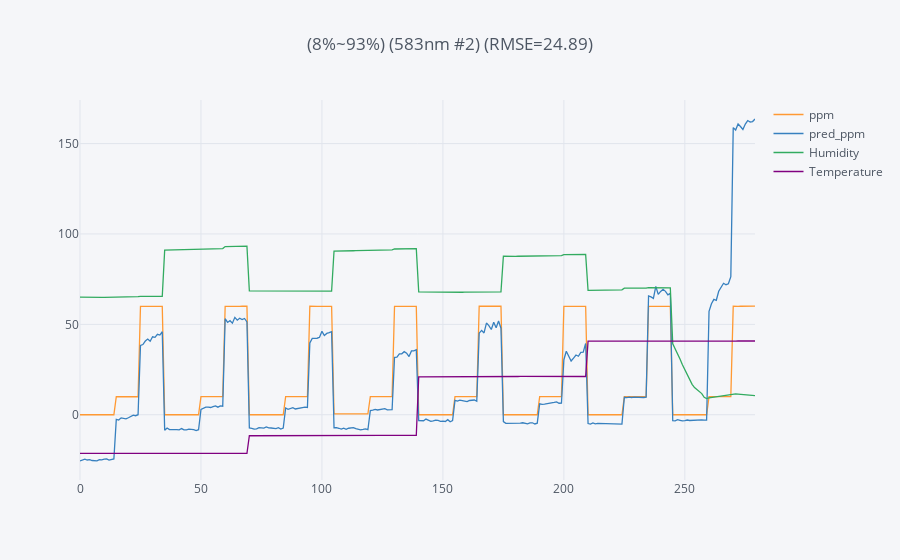

Source (notebook cell):
### Code cell
# load training data
dk_n20C = df_n20C.copy().reset_index(drop=True)
dk_n10C = df_n10C.copy().reset_index(drop=True)
dk_0C = df_0C.copy().reset_index(drop=True)
dk_10C = df_10C.copy().reset_index(drop=True)

# copy testing data
dk_test_n10C = df_test_n10C.copy().reset_index(drop=True)
dk_test_0C = df_test_0C.copy().reset_index(drop=True)

#setting temperature range
'''dict = {temp. 1 : ([training data1, data2], [blind test data1, data2], white_card_std data)}'''

temp_data_dict = { 

    # n20~10C
    'temp. 1': ([dk_n20C, dk_n10C, dk_0C, dk_10C], [dk_test_n10C, dk_test_0C]),

                  } 
    
# implement temp. range loop
for temp_data, temp_blind_test in temp_data_dict.values():
    

                 
    # plot each model 4D data
#             module_4D.plot_4D_multi_model(temp_data, temp_blind_test, channel_list, sensor_number)

    # concate training data        
    df_all = pd.concat(temp_data).reset_index(drop=True)
    df_test = pd.concat(temp_blind_test).reset_index(drop=True)


    # 取0ppm資料
    dk_all_0ppm = df_all[df_all['ppm']<1].copy()
    dk_test_0ppm = df_test[df_test['ppm']<1].copy()

    # 取10ppm資料
    dk_all_30ppm = df_all[(df_all['ppm']>29)&(df_all['ppm']<31)].copy()
    dk_test_30ppm = df_test[(df_test['ppm']>29)&(df_test['ppm']<31)].copy()

    # 取60ppm資料
    dk_all_60ppm = df_all[(df_all['ppm']>59)].copy()
    dk_test_60ppm = df_test[(df_test['ppm']>59)].copy()

    dk_data_dict = {'0ppm':(dk_all_0ppm, dk_test_0ppm),
                    '10ppm':(dk_all_30ppm, dk_test_30ppm),
                    '60ppm':(dk_all_60ppm, dk_test_60ppm)}

    #training model for 0ppm, 10ppm, 60ppm surface
    surf_coef_list = []                           # store ppm surface coefficient
    for ppm, ppm_data in dk_data_dict.items():

        dk_data, dk_test = ppm_data

        y_train = dk_data[train_channel] + shift 
        x_train = dk_data[['Temperature', 'Humidity']] 

        y_test = dk_test[test_channel] 
        x_test = dk_test[['Temperature', 'Humidity']]

#             channels = train_channel

        ### Ridge regression
#             step = humidity_step
        os.chdir(path)              
        loss_list = []
        loss_each_step_list = []
        sensor = model.model(name=name,
                             sensor_number=sensor_number,
                             channel=train_channel,
                             x_train=x_train, 
                             y_train=y_train, 
                             x_test=x_test, 
                             y_test=y_test, 
                             model_name=model_name, 
                             degree=degree,
                             step=humidity_step,
                             output_modify=output_modify,
                             shift=shift,            
                             multiple=multiple,
                             ppm=ppm,
                             humidity_feature=sensor_humidity_feature)
        intercept, coef = sensor.regression()
        sensor.save_sensor_side_coef()
#         sensor.loss()
#         loss_each_step = sensor.loss_each_step()    
#         sensor.plot()
#         sensor.save_plot()
#         sensor.coef()
        
        #補0調整濕度項次數
        if (sensor_humidity_feature == False)&(degree==1):
            coef = np.append(coef, [0] * degree)

        elif (sensor_humidity_feature == False)&(degree==2):
            coef = np.insert(coef, 1, 0)
            coef = np.append(coef, [0] * degree)

        elif (sensor_humidity_feature == False)&(degree==3):
            coef = np.insert(coef, 1, 0)
            coef = np.insert(coef, 3, 0)
            coef = np.insert(coef, 4, 0)
            coef = np.append(coef, [0] * degree)
            
        coefficient = np.insert(coef, 0, intercept)
        surf_coef_list.append(coefficient) 
   
    test_data = df_test[[test_channel, 'Temperature', 'Humidity', 'ppm']]
    ppm_list = []
    for index, row in test_data.iterrows():
        signal, temperature, humidity, _ = row
        signal_0ppm = interpolation.calculate_ppm_surface_signal(surf_coef_list[0], x0=temperature, x1=humidity, degree=degree)
        signal_30ppm = interpolation.calculate_ppm_surface_signal(surf_coef_list[1], x0=temperature, x1=humidity, degree=degree)
        signal_60ppm = interpolation.calculate_ppm_surface_signal(surf_coef_list[2], x0=temperature, x1=humidity, degree=degree)

#         print(signal_0ppm, signal_10ppm, signal_60ppm)

        ppm = interpolation.interpolation(signal, signal_0ppm, signal_30ppm, signal_60ppm) 
        ppm_list.append(float(ppm))

    # RMSE
    rmse_test = np.sqrt(mean_squared_error(ppm_list, test_data['ppm'])).round(2)

    # Interpolation prediction result    
    predict_test_data = test_data.copy()
    predict_test_data['pred_ppm'] = ppm_list
    temp = int(predict_test_data['Temperature'].mean())
    hum_min = int(predict_test_data['Humidity'].min())
    hum_max = int(predict_test_data['Humidity'].max())
    title = '({}%~{}%) ({}) (RMSE={})'.format(hum_min, hum_max, test_channel, rmse_test)
    predict_test_data.iplot(kind='scatter', y=['ppm', 'pred_ppm', 'Humidity', 'Temperature'], title=title)


    # save prediction result
    folderName = '{}'.format(name)
    savePath = os.path.join(os.getcwd(), folderName)
    filename = '({}%~{}%)({})(shift {})(RMSE={})'.format(hum_min, hum_max, test_channel, shift ,rmse_test)
    plt.plot(predict_test_data['Temperature'], 'r')
    plt.plot(predict_test_data['Humidity'], 'b')
    plt.plot(predict_test_data['ppm'], 'g')
    plt.plot(predict_test_data['pred_ppm'], 'orange')
    plt.ylabel('Temperature/ Humidity/ ppm')
    plt.grid(alpha=0.3)
    plt.legend(bbox_to_anchor=(0., 1.02, 1., .102),  loc=3, ncol=4, mode="expand")
    plt.title(filename, y=1.15, fontsize=10)
    plt.savefig(savePath + '/' + filename + '.png', dpi=200, bbox_inches='tight')
    plt.close() 
    plt.show()

### Figure 1 — Plotly figure (JSON) as saved in the notebook; plotly's stock layout.template omitted (floating-point values rounded to 4 significant figures; data arrays with more than 128 entries replaced by an {"elided": "..."} marker saying what was removed)
{"data": [{"line": {"color": "rgba(255, 153, 51, 1.0)", "dash": "solid", "shape": "linear", "width": 1.3}, "mode": "lines", "name": "ppm", "text": "", "type": "scatter", "uid": "422872ae-bf21-4237-aede-79b16054e6e4", "x": {"elided": "280 int values"}, "y": {"elided": "280 float values"}}, {"line": {"color": "rgba(55, 128, 191, 1.0)", "dash": "solid", "shape": "linear", "width": 1.3}, "mode": "lines", "name": "pred_ppm", "text": "", "type": "scatter", "uid": "3c0d1bc7-4334-4d0d-b657-cfad0925b63d", "x": {"elided": "280 int values"}, "y": {"elided": "280 float values"}}, {"line": {"color": "rgba(50, 171, 96, 1.0)", "dash": "solid", "shape": "linear", "width": 1.3}, "mode": "lines", "name": "Humidity", "text": "", "type": "scatter", "uid": "b6714cac-d048-4178-bfc4-6d55c8c26815", "x": {"elided": "280 int values"}, "y": {"elided": "280 float values"}}, {"line": {"color": "rgba(128, 0, 128, 1.0)", "dash": "solid", "shape": "linear", "width": 1.3}, "mode": "lines", "name": "Temperature", "text": "", "type": "scatter", "uid": "fd935034-eeb0-4977-94dd-593057dcc680", "x": {"elided": "280 int values"}, "y": {"elided": "280 float values"}}], "layout": {"legend": {"bgcolor": "#F5F6F9", "font": {"color": "#4D5663"}}, "paper_bgcolor": "#F5F6F9", "plot_bgcolor": "#F5F6F9", "title": {"font": {"color": "#4D5663"}, "text": "(8%~93%) (583nm #2) (RMSE=24.89)"}, "xaxis": {"gridcolor": "#E1E5ED", "showgrid": true, "tickfont": {"color": "#4D5663"}, "title": {"font": {"color": "#4D5663"}, "text": ""}, "zerolinecolor": "#E1E5ED"}, "yaxis": {"gridcolor": "#E1E5ED", "showgrid": true, "tickfont": {"color": "#4D5663"}, "title": {"font": {"color": "#4D5663"}, "text": ""}, "zerolinecolor": "#E1E5ED"}}}
